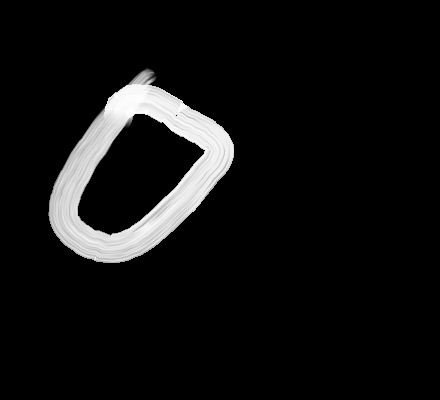
#> input picture captured_images/0/0.png, 440 x 400 px; its folder holds only this picture in this run
$ jupyter execute --allow-errors 'Hand Written Digit Recognizer.ipynb'   (shell and % lines are left out)
#> lines starting #> are read from the running program, lines starting #| are printed output that depends on the picture
# Screen Capture

[cell 1]
def one_time():
    import pyscreenshot as ImageGrab
    import time
    images_folder="captured_images/0/"

    for i in range(0,100):
        time.sleep(8)
        im=ImageGrab.grab(bbox=(60,350,400,750)) #x1,y1,x2,y2
        print("saved......",i)
        im.save(images_folder+str(i)+'.png')
        print("clear screen now and redraw now........")

[cell 2]
#Generate dataset
import cv2
import csv
import glob

header  =["label"]
for i in range(0,784):
   header.append("pixel"+str(i))
with open('dataset.csv', 'a') as f:
   writer = csv.writer(f)
   writer.writerow(header)

for label in range(10):
   dirList = glob.glob("captured_images/"+str(label)+"/*.png")

   for img_path in dirList:
       im= cv2.imread(img_path)
#> im is the input picture: shape (400, 440, 3); min 0, max 254, mean 17.2
       im_gray = cv2.cvtColor(im,cv2.COLOR_BGR2GRAY)
       im_gray = cv2.GaussianBlur(im_gray,(15,15), 0)
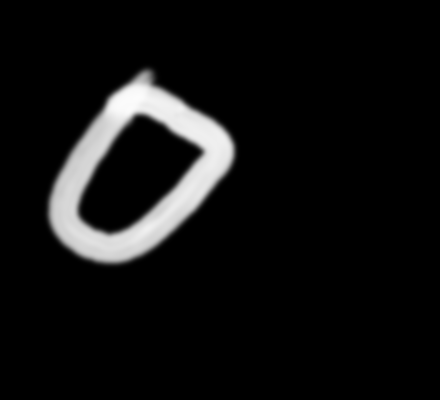
#> im_gray: shape (400, 440); min 0, max 252, mean 17.2
       roi= cv2.resize(im_gray,(28,28), interpolation=cv2.INTER_AREA)
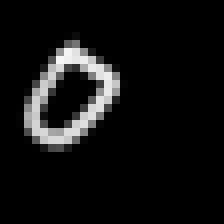
#> roi: shape (28, 28) (shown 8 times larger); min 0, max 246, mean 17.2

       data=[]
       data.append(label)
       rows, cols = roi.shape
#> rows = 28; cols = 28

       ## Fill the data array with pixels one by one.
       for i in range(rows):
           for j in range(cols):
               k =roi[i,j]
               if k>100:
                   k=1
               else:
                   k=0
               data.append(k)
#> after the loop, data = 785 values, max 1 at index 150, min 0 at index 0, mean 0.0777
       with open('dataset.csv', 'a') as f:
           writer = csv.writer(f)
           writer.writerow(data)
#> pass 2 of the loop `for label in range(10):`:
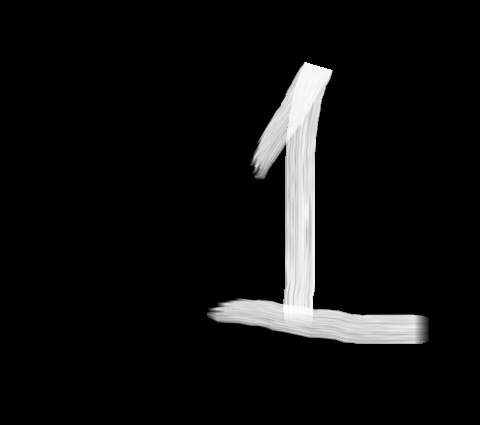
#> input picture captured_images/1/0.png, 480 x 425 px
#> im is the input picture: shape (425, 480, 3); min 0, max 254, mean 15.5
#> `im_gray = cv2.GaussianBlur(im_gray,(15,15), 0)`:
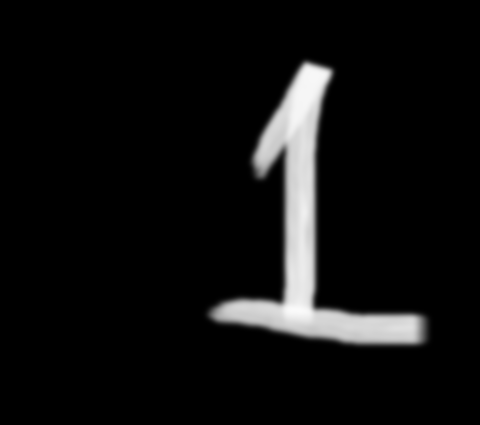
#> im_gray: shape (425, 480); min 0, max 250, mean 15.5
#> `roi= cv2.resize(im_gray,(28,28), interpolation=cv2.INTER_AREA)`:
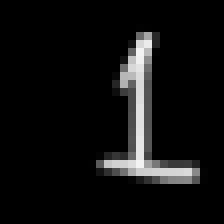
#> roi: shape (28, 28) (shown 8 times larger); min 0, max 243, mean 15.5
#> after the loop `for i in range(rows):`: data = 785 values, max 1 at index 0, min 0 at index 1, mean 0.0637
